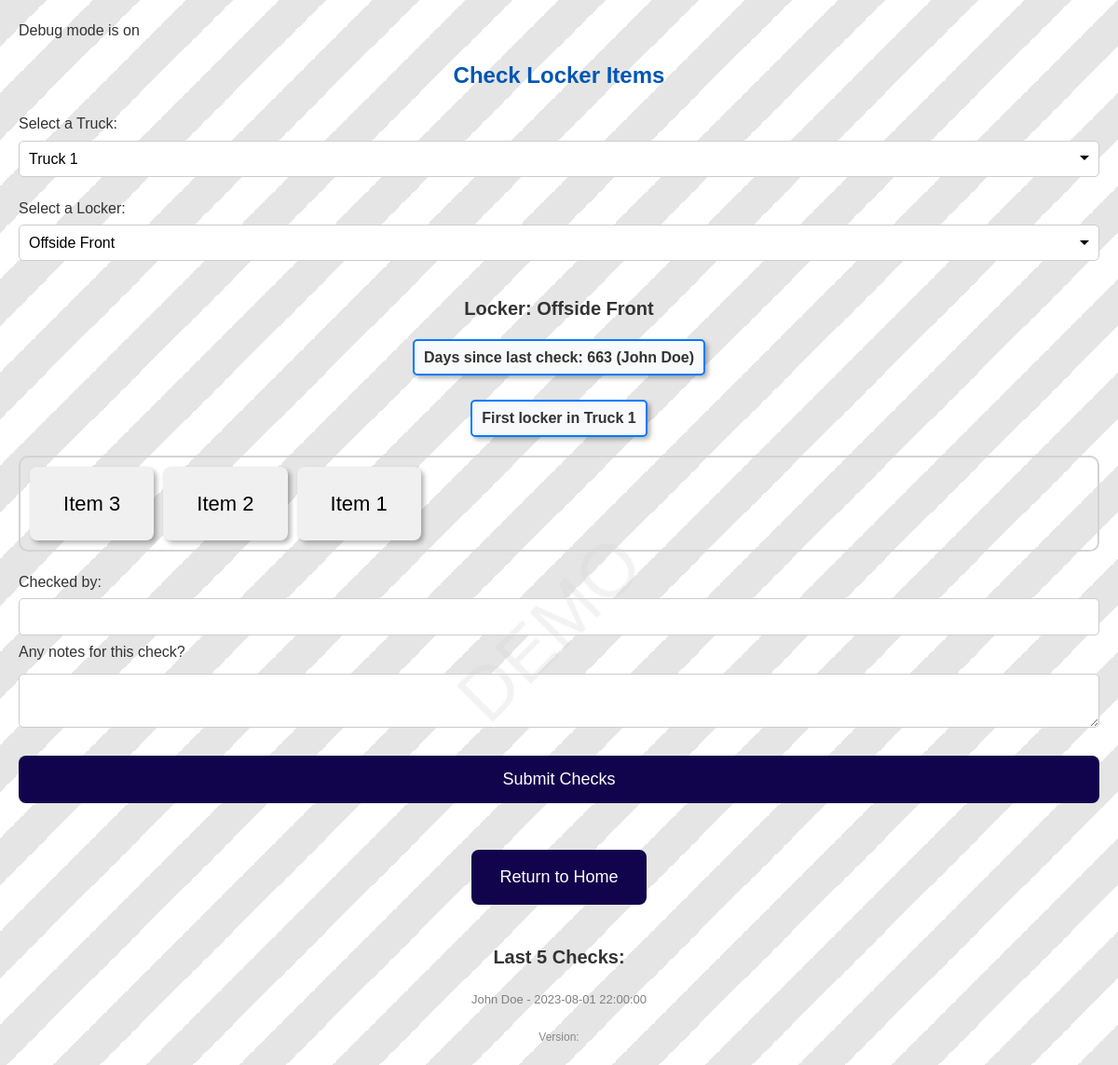
Screenshot of /check_locker_items.php?truck_id=1&locker_id=1 with the database file from the repository.
### tables this page shows
CREATE TABLE `lockers` (
    `id` INT AUTO_INCREMENT PRIMARY KEY,
    `name` VARCHAR(255) NOT NULL,
    `truck_id` INT NOT NULL,
    `notes` TEXT,
    FOREIGN KEY (`truck_id`) REFERENCES `trucks`(`id`) ON DELETE CASCADE
);

CREATE TABLE `checks` (
    `id` INT AUTO_INCREMENT PRIMARY KEY,
    `locker_id` INT NOT NULL,
    `check_date` DATETIME NOT NULL,
    `checked_by` VARCHAR(255) NOT NULL,
    FOREIGN KEY (`locker_id`) REFERENCES `lockers`(`id`) ON DELETE CASCADE
);

CREATE TABLE `items` (
    `id` INT AUTO_INCREMENT PRIMARY KEY,
    `name` VARCHAR(255) NOT NULL,
    `locker_id` INT NOT NULL,
    FOREIGN KEY (`locker_id`) REFERENCES `lockers`(`id`) ON DELETE CASCADE
);

### check_locker_items.php (the view, shortened to what this page needs)
<?php
if (!isset($_SESSION['version'])) {
    $version = trim(exec('git describe --tags $(git rev-list --tags --max-count=1)'));
} else {
    $version = $_SESSION['version'];
}
$db = get_db_connection();
function process_words($text, $max_length = 12, $reduce_font_threshold = 9) {
    $words = explode(' ', $text);
    foreach ($words as &$word) {
        $word_length = strlen($word);
    }
    return implode(' ', $words);
}
$trucks = $db->query('SELECT * FROM trucks')->fetchAll(PDO::FETCH_ASSOC);
$selected_truck_id = isset($_GET['truck_id']) ? $_GET['truck_id'] : null;
if ($selected_truck_id) {
    $query = $db->prepare('SELECT * FROM lockers WHERE truck_id = :truck_id');
    $query->execute(['truck_id' => $selected_truck_id]);
    $lockers = $query->fetchAll(PDO::FETCH_ASSOC);
    $selected_locker_id = isset($_GET['locker_id']) ? $_GET['locker_id'] : null;
    if ($selected_locker_id) {
        if (RANDORDER) {
            $query = $db->prepare('SELECT * FROM items WHERE locker_id = :locker_id ORDER BY RAND()');
        } else {
            $query = $db->prepare('SELECT * FROM items WHERE locker_id = :locker_id ORDER BY id');
            echo "";
        }
        $query->execute(['locker_id' => $selected_locker_id]);
        $items = $query->fetchAll(PDO::FETCH_ASSOC);
        $locker_query = $db->prepare('SELECT notes FROM lockers WHERE id = :locker_id');
        $locker_query->execute(['locker_id' => $selected_locker_id]);
        $locker_notes = $locker_query->fetchColumn();
        $last_notes = '';
        $last_check_query = $db->prepare("
            SELECT cn.note
            FROM check_notes cn
            JOIN checks c ON cn.check_id = c.id
            WHERE c.locker_id = :locker_id
            ORDER BY c.check_date DESC
            LIMIT 1
        ");
        $last_check_query->execute(['locker_id' => $selected_locker_id]);
        $last_notes = $last_check_query->fetchColumn();
        $last_check_query = $db->prepare("SELECT CONVERT_TZ(check_date,'+00:00', '+12:00') as check_date, checked_by FROM checks WHERE locker_id = :locker_id ORDER BY check_date DESC LIMIT 1");
        $last_check_query->execute(['locker_id' => $selected_locker_id]);
        $last_check = $last_check_query->fetch(PDO::FETCH_ASSOC);
        $last_check_border = '<div class="item-grid" style="border: 2px solid lightgrey; padding: 10px; border-radius: 10px;">';
        if ($last_check) {
            $last_check_date = new DateTime($last_check['check_date']);
            $today = new DateTime();
            $interval = $today->diff($last_check_date);
            $days_since_last_check = $interval->days;
            if ($days_since_last_check == 0) {
                $days_since_last_check_text = "<span style='color: green;'>Locker has been checked in the last 24hours " . htmlspecialchars($last_check['checked_by']) . "</span>";
                $last_check_text = "";
                $last_check_border = '<div class="item-grid" style="border: 2px solid green; padding: 10px; background-color: green; border-radius: 10px;">';
            } else {
                $days_since_last_check_text = "Days since last check: " . $days_since_last_check  ;
                $last_check_text = " (" . htmlspecialchars($last_check['checked_by']) . ")";
            }
        } else {
            $days_since_last_check_text = "Never Checked";
            $last_check_text = "";
        }
        $last_five_checks_query = $db->prepare("
            SELECT checked_by, CONVERT_TZ(check_date,'+00:00', '+12:00') as check_date
            FROM checks
            WHERE locker_id = :locker_id
            ORDER BY check_date DESC
            LIMIT 5
        ");
        $last_five_checks_query->execute(['locker_id' => $selected_locker_id]);
        $last_five_checks = $last_five_checks_query->fetchAll(PDO::FETCH_ASSOC);
    } else {
        $items = [];
        $locker_notes = '';
        $days_since_last_check_text = "Never Checked";
        $last_check_text = "";
    }
} else {
    $lockers = [];
    $items = [];
    $locker_notes = '';
    $days_since_last_check_text = "Never Checked";
    $last_check_text = "";
}
?>
<!DOCTYPE html>
<html lang="en">
<head>
    <link rel="stylesheet" href="styles/check_locker_items.css?id=<?php echo $version; ?>">
    <link rel="stylesheet" href="styles/styles.css?id=<?php echo $version; ?>">
</head>
<body class="<?php echo IS_DEMO ? 'demo-mode' : ''; ?>">
<h1>Check Locker Items</h1>
<form method="GET">
    <label for="truck_id">Select a Truck:</label>
    <select name="truck_id" id="truck_id" onchange="this.form.submit()">
        <?php foreach ($trucks as $truck): ?>
            <option value="<?= $truck['id'] ?>" <?= $selected_truck_id == $truck['id'] ? 'selected' : '' ?>>
                <?= htmlspecialchars($truck['name']) ?>
            </option>
        <?php endforeach; ?>
    </select>
</form>
<?php if ($selected_truck_id): ?>
    <?php if (!empty($lockers)): ?>
        <form method="GET">
            <label for="locker_id">Select a Locker:</label>
            <select name="locker_id" id="locker_id" onchange="this.form.submit()">
                <?php foreach ($lockers as $locker): ?>
                    <option value="<?= $locker['id'] ?>" <?= $selected_locker_id == $locker['id'] ? 'selected' : '' ?>>
                        <?= htmlspecialchars($locker['name']) ?>
                    </option>
                <?php endforeach; ?>
            </select>
        </form>
        <?php if ($selected_locker_id): ?>
            <div>
                <h2>Locker: <?= htmlspecialchars($lockers[array_search($selected_locker_id, array_column($lockers, 'id'))]['name']) ?></h2>
                <div class="center-container">
                    <span class='days-since-check'>
                        <?= $days_since_last_check_text ?>
                        <?= htmlspecialchars($last_check_text) ?>
                    </span>
                </div>
                <?php if (!empty($locker_notes)): ?>
                    <br>
                    <div class='center-container'>
                        <span class='days-since-check'>
                            <?= htmlspecialchars($locker_notes) ?>
                        </span>
                    </div>
                <?php endif; ?>
                <form method="POST" onsubmit="checkFormSubmission(event)">
                    <?= $last_check_border ?>
                        <?php foreach ($items as $item): ?>
                            <?php $split_name = process_words($item['name']); ?>
                            <div class="item-card" onclick="toggleCheck(this)">
                                <div class="item-content"><?= $split_name ?></div>
                            </div>
                        <?php endforeach; ?>
                    </div>
                    <label for="checked_by">Checked by:</label>
                    <input type="text" name="checked_by" id="checked_by" required value="<?= isset($_COOKIE['prevName']) ? htmlspecialchars($_COOKIE['prevName']) : '' ?>">
                    <label for="notes">Any notes for this check?</label>
                    <textarea id="notes" name="notes"><?php echo htmlspecialchars($last_notes); ?></textarea>
                    <button type="submit" name="check_items" class="submit-button">Submit Checks</button>
                </form>
            </div>
        <?php else: ?>
            <p>Please select a locker to check its items.</p>
        <?php endif; ?>
    <?php else: ?>
        <p>No lockers found for this truck.</p>
    <?php endif; ?>
<?php else: ?>
    <p>Please select a truck to view its lockers and items.</p>
<?php endif; ?>
<footer>
    <?php $version = $_SESSION['version']; ?>
    <p><a href="index.php" class="button touch-button">Return to Home</a></p>
    <div style="color: grey; font-size: small;">
        <h3>Last 5 Checks:</h3>
            <?php foreach ($last_five_checks as $check): ?>
                <?= htmlspecialchars($check['checked_by']) ?> - <?= htmlspecialchars($check['check_date']) ?><br>
            <?php endforeach; ?>
    </div>
    <div class="version-number">
        Version: <?php echo htmlspecialchars($version); ?>
    </div>
</footer>
</body>
</html>

### styles/check_locker_items.css (style rules this page uses)
body { font-family: Arial, sans-serif; margin: 0; padding: 20px; line-height: 1.6; background-color: #f7f7f7; color: #333; }
h1 { text-align: center; margin-bottom: 20px; font-size: 28px; color: #0056b3; }
h2, h3 { margin-top: 30px; font-size: 22px; text-align: center; color: #333; }
.item-grid { display: grid; grid-template-columns: repeat(auto-fill, minmax(140px, 1fr)); gap: 15px; margin: 20px 0; }
.item-card { padding: 20px; text-align: center; font-size: 18px; border-radius: 8px; border: 2px solid #000000; border-radius: 5px; box-shadow: 3px 3px 5px rgba(0, 0, 0, 0.3); background-color: #f0f0f0; color: #333; cursor: pointer; transition: background-color 0.3s, color 0.3s, border-color 0.3s; }
.submit-button { display: block; margin: 30px auto; padding: 15px 30px; font-size: 18px; background-color: #12044C; color: white; border-radius: 8px; border: none; cursor: pointer; transition: background-color 0.3s; }
select, input[type="text"], textarea, button { padding: 10px; font-size: 16px; margin: 10px 0; border-radius: 5px; border: 1px solid #ccc; width: 100%; box-sizing: border-box; }
footer { text-align: center; margin-top: 50px; font-size: 14px; color: #777; }
.days-since-check { display: inline-block; padding: 5px 10px; border: 2px solid #007bff; border-radius: 5px; box-shadow: 3px 3px 5px rgba(0, 0, 0, 0.3); background-color: #f8f9fa; color: #333; font-weight: bold; text-align: center; margin: 0 auto; }
.center-container { text-align: center; display: flex; justify-content: center; align-items: center; }
.version-number { text-align: center; margin-top: 20px; font-size: 12px; color: #888; }
body.demo-mode { background-color: white; position: relative; font-family: Arial, sans-serif; }
body.demo-mode::before { content: "DEMO"; position: fixed; font-size: 60pt; color: rgba(211, 211, 211, 0.3); top: 50%; left: 50%; transform: rotate(-45deg) translate(-50%, -50%); z-index: 0; white-space: nowrap; pointer-events: none; }
body.demo-mode::after { content: ""; position: fixed; top: 0; left: 0; width: 100%; height: 100%; background-image: linear-gradient(-45deg, rgba(0, 0, 0, 0) 25%, rgba(0, 0, 0, 0.1) 25%, rgba(0, 0, 0, 0.1) 50%, rgba(0, 0, 0, 0) 50%, rgba(0, 0, 0, 0) 75%, rgba(0, 0, 0, 0.1) 75%); background-size: 100px 100px; z-index: -1; }

### styles/styles.css (style rules this page uses)
body { font-family: Arial, sans-serif; margin: 0; padding: 20px; line-height: 1.6; }
h1 { text-align: center; margin-bottom: 20px; font-size: 24px; }
h2, h3 { margin-top: 30px; font-size: 20px; text-align: center; }
.item-grid { display: grid; grid-template-columns: repeat(auto-fill, minmax(120px, 1fr)); gap: 10px; margin: 20px 0; }
.item-card { padding: 20px; text-align: center; font-size: 22px; border-radius: 8px; background-color: #f0f0f0; color: black; border: 2px solid transparent; cursor: pointer; transition: background-color 0.3s, color 0.3s, border-color 0.3s; }
.submit-button { display: block; margin: 20px auto; padding: 15px 30px; font-size: 18px; background-color: #12044C; color: white; border-radius: 8px; border: none; cursor: pointer; transition: background-color 0.3s; }
select, input[type="text"], button { padding: 10px; font-size: 16px; margin: 5px 0; border-radius: 5px; border: 1px solid #ccc; width: 100%; box-sizing: border-box; }
select { appearance: none; -webkit-appearance: none; -moz-appearance: none; background-size: 10px 6px; }
footer { text-align: center; margin-top: 40px; font-size: 14px; color: #777; }
.button.touch-button { display: inline-block; padding: 15px 30px; margin: 10px; font-size: 18px; text-decoration: none; color: white; background-color: #12044C; border-radius: 8px; border: none; cursor: pointer; transition: background-color 0.3s; touch-action: manipulation; }
.version-number { text-align: center; margin-top: 20px; font-size: 12px; color: #888; }
body.demo-mode { background-color: white; position: relative; font-family: Arial, sans-serif; }
body.demo-mode::before { content: "DEMO"; position: fixed; font-size: 60pt; color: rgba(211, 211, 211, 0.3); top: 50%; left: 50%; transform: rotate(-45deg) translate(-50%, -50%); z-index: 0; white-space: nowrap; pointer-events: none; }
body.demo-mode::after { content: ""; position: fixed; top: 0; left: 0; width: 100%; height: 100%; background-image: linear-gradient(-45deg, rgba(0, 0, 0, 0) 25%, rgba(0, 0, 0, 0.1) 25%, rgba(0, 0, 0, 0.1) 50%, rgba(0, 0, 0, 0) 50%, rgba(0, 0, 0, 0) 75%, rgba(0, 0, 0, 0.1) 75%); background-size: 100px 100px; z-index: -1; }

### rows the page displays
lockers: name "Offside Front", notes "First locker in Truck 1"
checks: checked_by "(John Doe)", checked_by "John Doe", check_date "2023-08-01 22:00:00"
items: name "Item 3"
items: name "Item 2"
items: name "Item 1"

### other values shown
$days_since_last_check_text "Days since last check: 663"
form field truck_id "Truck 1"
form field locker_id "Offside Front"
